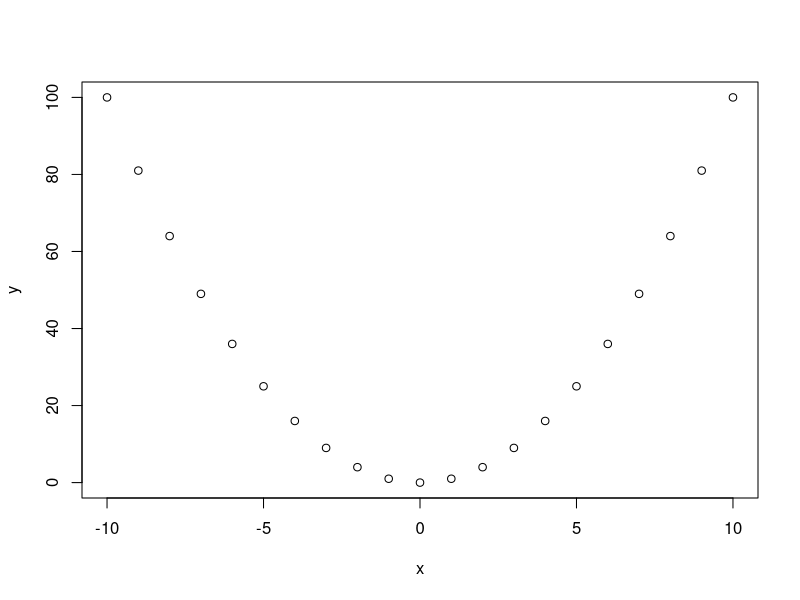
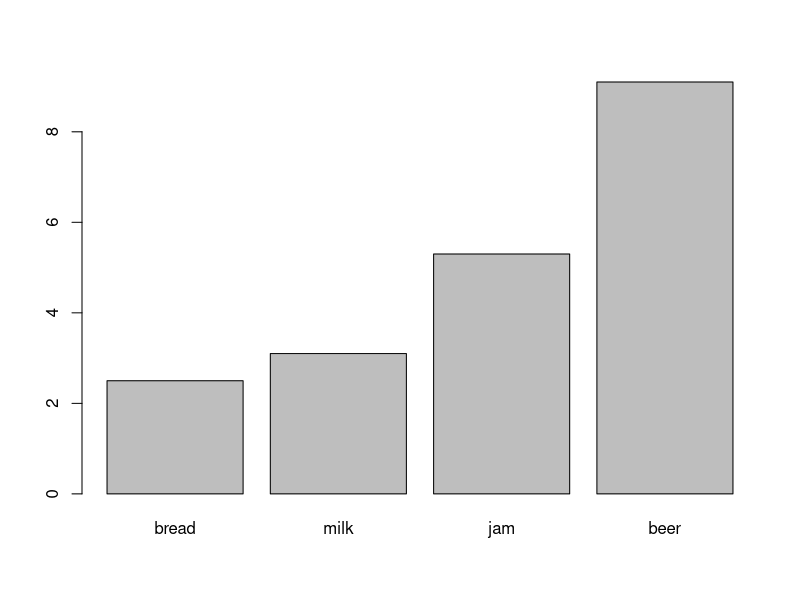

Source code (R) for these figures, in order:
## ---- chunk 1
knitr::opts_chunk$set(echo = TRUE)
## ---- chunk 2
45.6*78.9
## ---- chunk 3
x <- c(12, 56, 31, -5, 7)
y <- mean(x)
y
## ---- chunk 4
z <- x^2
z
## ---- chunk 5

list.files(path = ".")
## ---- chunk 6
myfun.1 <- function(x){
  y <- abs(x)+5*x-6
  return(y)
}
myfun.1(4.534)
## ---- chunk 7
x=rnorm(50)
y=rnorm(5000)
## ---- chunk 8
count.fun <- function(x){
  k <- 0
  for (n in x) { 
    if (n < 0) k <- k+1
  } 
  return(k)
}
## ---- chunk 9
count.fun(x)
## ---- chunk 10
count.fun(y)
## ---- chunk 11
prop.fun <- function(x){
  k <- 0
  for (n in x) { 
    if (n < 0) k <- k+1
  } 
  return(k/length(x))
}
## ---- chunk 12
prop.fun(x)

## ---- chunk 13
prop.fun(y)
## ---- chunk 14
sum(1:1000)
## ---- chunk 15
x <- sample(1:100,10)
x
y <- ifelse (x %% 2 == 0, 'even', 'odd') 
y
## ---- chunk 16
x <- c(5, 2, 22, 11, 5)
y <- c(5, 11, 8)
z <- match(y, x)
mean(z, na.rm = TRUE)
## ---- chunk 17
x <- seq(from = -10, to = 10, length = 21)
x
## ---- chunk 18
y <- x^2
plot(x,y)
## ---- chunk 19
fishes <- c(7, 3, 9)
fishes[3] > fishes[1]+fishes[2]
## ---- chunk 20
fishes <- c(7, 3, 9)
names(fishes) <- c("Tom", "Jerry", "Mickey")
fishes['Tom'] <- 'Ten'
fishes
## ---- chunk 21
price <- c(2.5, 3.1, 5.3, 9.1)
item <- names(price) <- c('bread', 'milk', 'jam', 'beer')
price
## ---- chunk 22
barplot(price)
